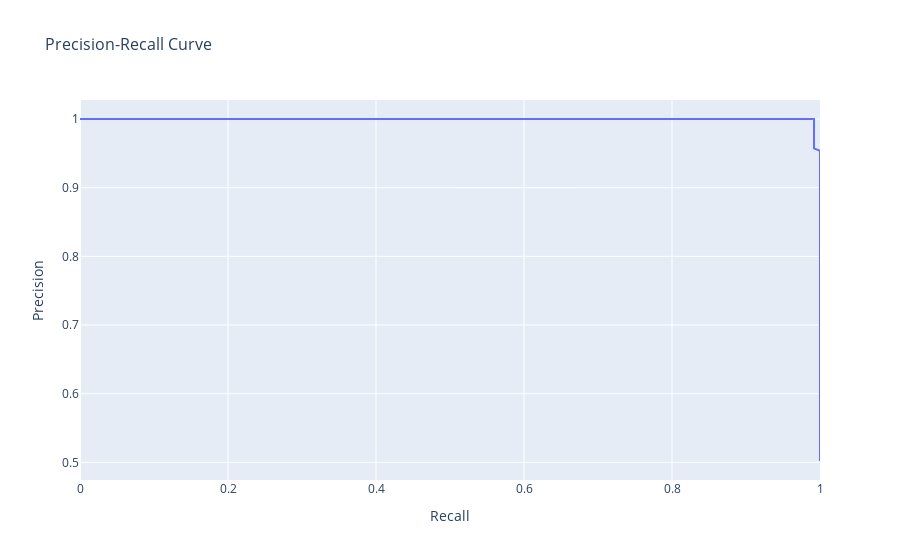

The cell this chart's notebook holds for it:
### Code cell
from sklearn.metrics import precision_recall_curve

# Calculate precision and recall
precision, recall, _ = precision_recall_curve(y_test, y_probs)

# Create the Precision-Recall curve plot
fig_pr = px.line(
    x=recall,
    y=precision,
    title='Precision-Recall Curve',
    labels=dict(x='Recall', y='Precision')
)

# Update layout for better aesthetics
fig_pr.update_layout(
    xaxis_title='Recall',
    yaxis_title='Precision',
    title_font_size=16,
    font=dict(size=12)
)

# Show the Precision-Recall curve
fig_pr.show()

### Figure 1 — Plotly figure (JSON) as saved in the notebook; plotly's stock layout.template omitted (floating-point values rounded to 4 significant figures)
{"data": [{"hovertemplate": "Recall=%{x}<br>Precision=%{y}<extra></extra>", "legendgroup": "", "line": {"color": "#636efa", "dash": "solid"}, "marker": {"symbol": "circle"}, "mode": "lines", "name": "", "orientation": "v", "showlegend": false, "type": "scatter", "x": [1, 1, 1, 1, 1, 1, 1, 1, 1, 1, 1, 1, 1, 1, 1, 1, 1, 1, 1, 1, 1, 1, 1, 1, 1, 1, 1, 1, 1, 1, 1, 1, 1, 1, 1, 1, 1, 1, 1, 1, 1, 0.9919, 0.9919, 0.9919, 0.9919, 0.9919, 0.9919, 0.9919, 0.9919, 0.9919, 0.9919, 0.9798, 0.9758, 0.9677, 0.9597, 0.9556, 0.9476, 0.9315, 0.9194, 0.8992, 0.8952, 0.8871, 0.8629, 0.8468, 0.8185, 0.7782, 0.6815, 0.6008, 0.4718, 0], "xaxis": "x", "y": [0.502, 0.503, 0.5051, 0.5082, 0.5103, 0.521, 0.5277, 0.5415, 0.5511, 0.5662, 0.5781, 0.5962, 0.6078, 0.6247, 0.6425, 0.6561, 0.6703, 0.6757, 0.687, 0.7066, 0.7294, 0.7425, 0.7515, 0.7678, 0.7923, 0.8052, 0.8212, 0.8378, 0.8435, 0.8522, 0.8581, 0.8702, 0.8763, 0.8889, 0.9018, 0.9118, 0.9254, 0.9323, 0.9394, 0.9466, 0.9538, 0.9572, 0.9647, 0.9685, 0.9723, 0.9762, 0.9801, 0.984, 0.9919, 0.996, 1, 1, 1, 1, 1, 1, 1, 1, 1, 1, 1, 1, 1, 1, 1, 1, 1, 1, 1, 1], "yaxis": "y"}], "layout": {"font": {"size": 12}, "legend": {"tracegroupgap": 0}, "title": {"font": {"size": 16}, "text": "Precision-Recall Curve"}, "xaxis": {"anchor": "y", "domain": [0, 1], "title": {"text": "Recall"}}, "yaxis": {"anchor": "x", "domain": [0, 1], "title": {"text": "Precision"}}}}
